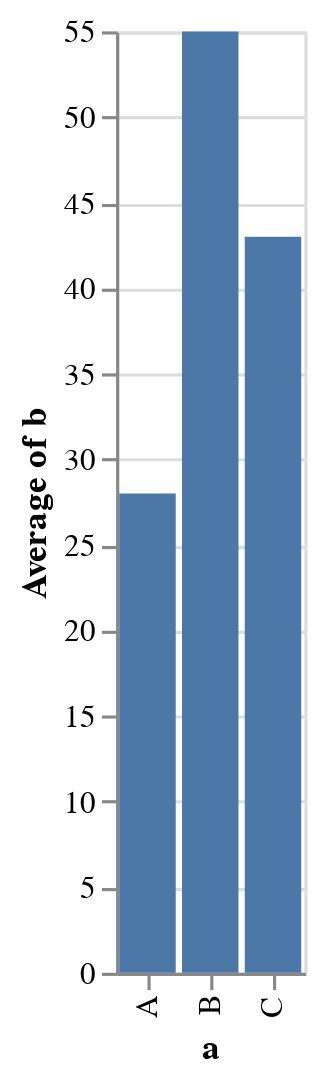

The specification (Vega-Lite) saved for this image:
### Vega-Lite specification from a JSON file in a GitHub repository (floating-point values rounded to 4 significant figures)
{"$schema": "https://vega.github.io/schema/vega-lite/v5.json", "description": "simple bar chart with embedded data", "data": {"values": [{"a": "A", "b": 28}, {"a": "B", "b": 55}, {"a": "C", "b": 43}]}, "mark": "bar", "encoding": {"x": {"field": "a", "type": "ordinal"}, "y": {"field": "b", "type": "quantitative", "aggregate": "average"}}}
